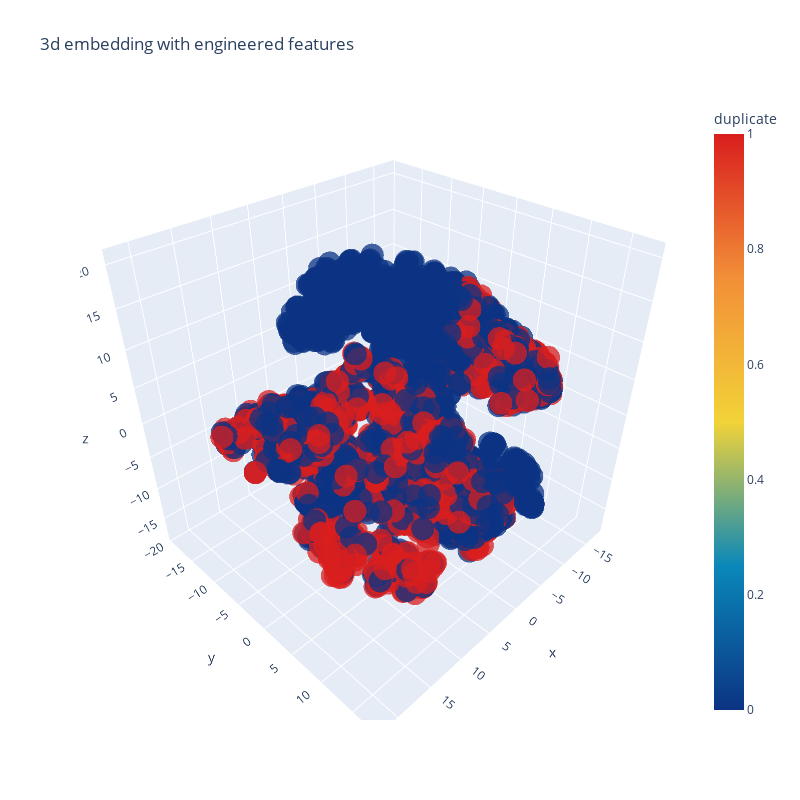

Source (notebook cell):
### Code cell
trace1 = go.Scatter3d(
    x=tsne3d[:,0],
    y=tsne3d[:,1],
    z=tsne3d[:,2],
    mode='markers',
    marker=dict(
        sizemode='diameter',
        color = y,
        colorscale = 'Portland',
        colorbar = dict(title = 'duplicate'),
        line=dict(color='rgb(255, 255, 255)'),
        opacity=0.75
    )
)

data=[trace1]
layout=dict(height=800, width=800, title='3d embedding with engineered features')
fig=dict(data=data, layout=layout)
py.iplot(fig, filename='3DBubble')

### Figure 1 — Plotly figure (JSON) as saved in the notebook; plotly's stock layout.template omitted (floating-point values rounded to 4 significant figures; data arrays with more than 128 entries replaced by an {"elided": "..."} marker saying what was removed)
{"data": [{"marker": {"color": {"elided": "5000 int values"}, "colorbar": {"title": {"text": "duplicate"}}, "colorscale": [[0, "rgb(12,51,131)"], [0.25, "rgb(10,136,186)"], [0.5, "rgb(242,211,56)"], [0.75, "rgb(242,143,56)"], [1, "rgb(217,30,30)"]], "line": {"color": "rgb(255, 255, 255)"}, "opacity": 0.75, "sizemode": "diameter"}, "mode": "markers", "x": {"elided": "5000 float values"}, "y": {"elided": "5000 float values"}, "z": {"elided": "5000 float values"}, "type": "scatter3d"}], "layout": {"height": 800, "title": {"text": "3d embedding with engineered features"}, "width": 800}}
